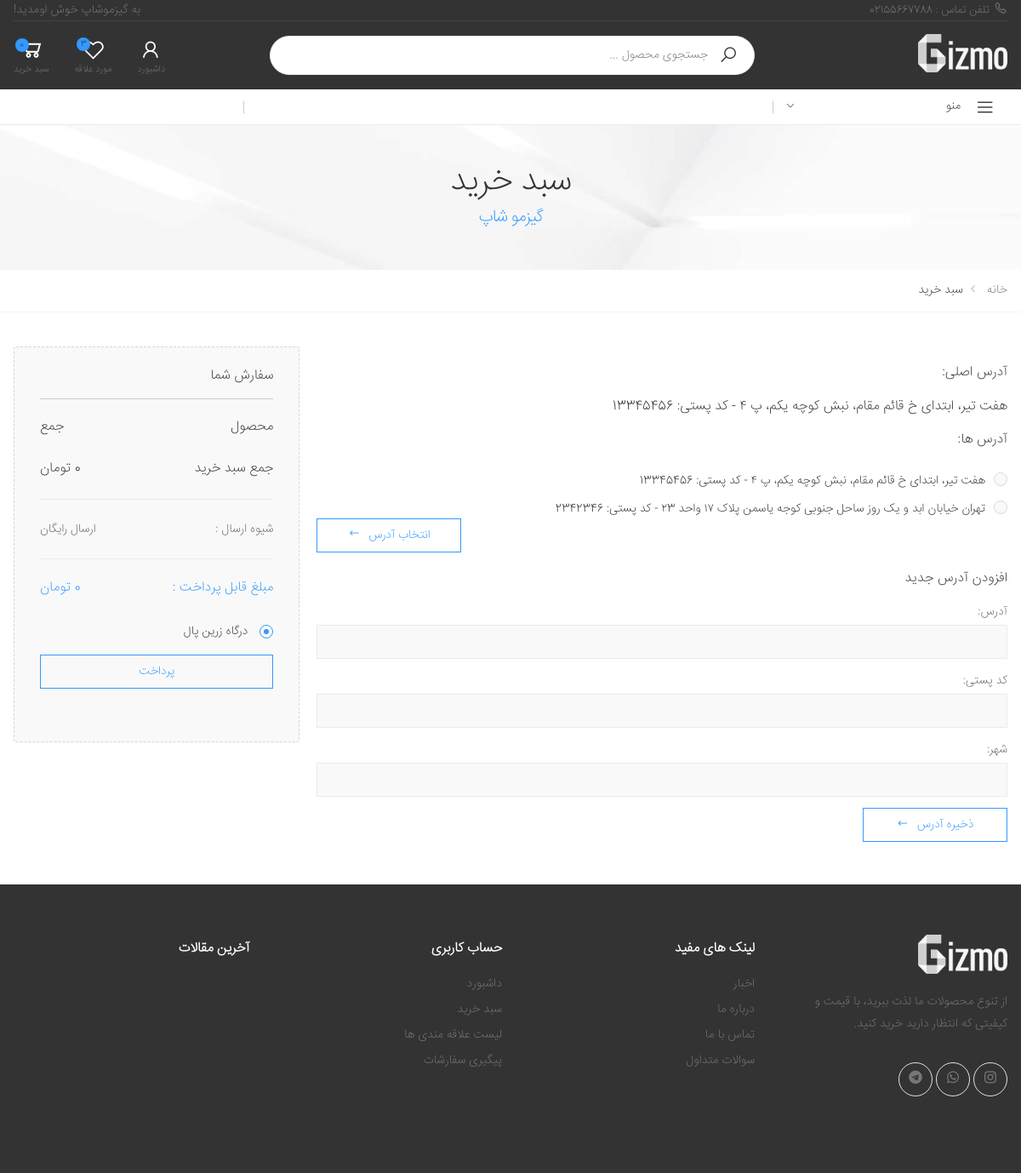
Page /cart/checkout/ (signed in) on the earlier database version.
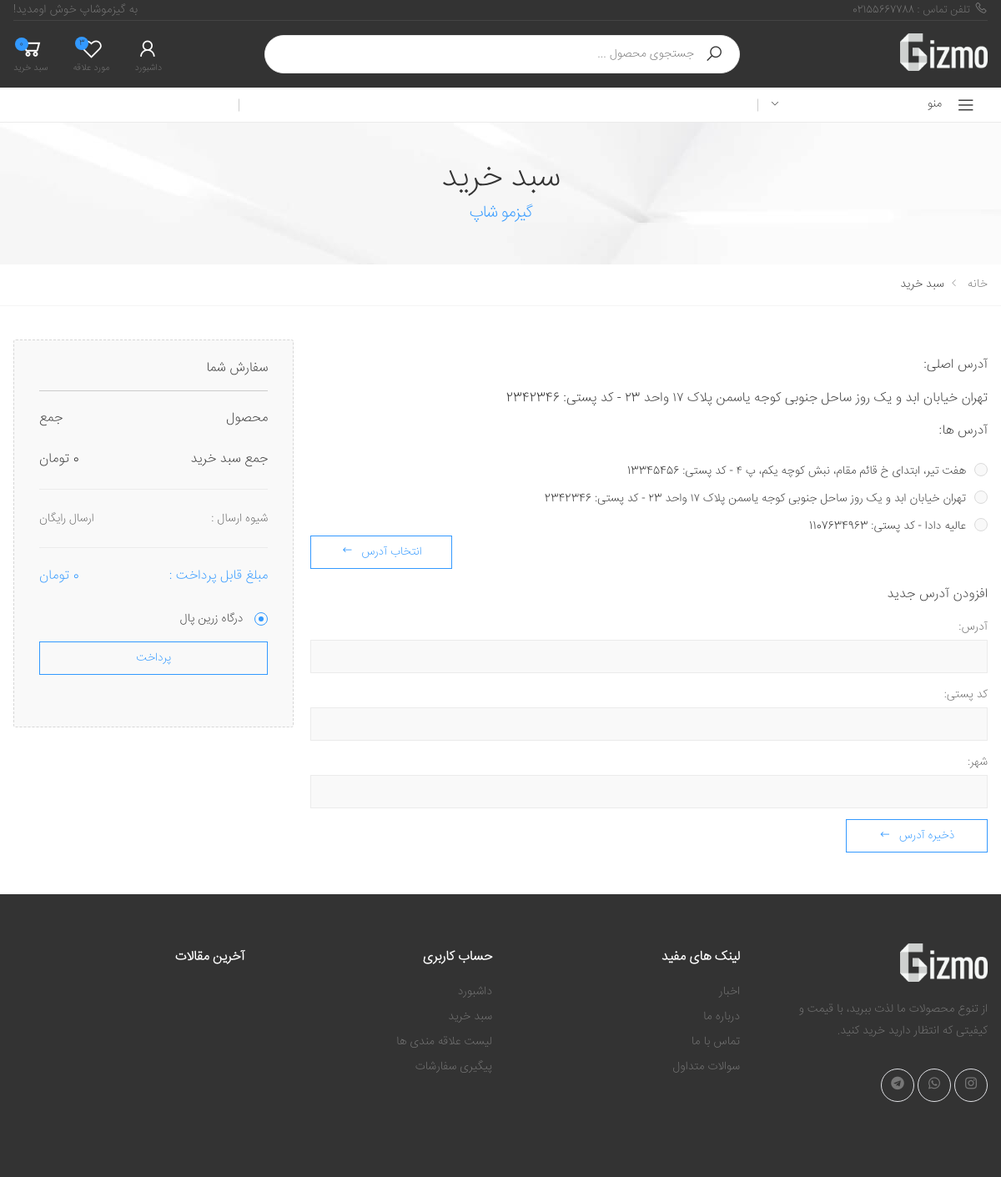
Same page on the later database version.
### accounts/models.py (models this page shows, shortened)
class Address(models.Model):
    user = models.ForeignKey(User, on_delete=models.CASCADE, related_name="addresses",limit_choices_to={'addresses__count__lte': 5})
    text = models.TextField()
    postal_code = models.CharField(max_length=10)
    city = models.CharField(max_length=50)
    phone_number = models.CharField(max_length=20,blank=True,null=True)
    current = models.BooleanField(default=False)

### cart/views.py (the view)
# urls.py: path('checkout/',checkout,name='checkout'),
@login_required
def checkout(request):
    wishlistAmount = 0
    if(request.user.is_authenticated):
        wishlistAmount = request.user.wishlist.all().count()
    cart = Cart(request)
    addressForm = AddressForm()
    return render(request,'cart/checkout.html',{'cart':cart,'wishlistAmount':wishlistAmount,'caddress':request.user.addresses.filter(current=True)[0],"addressForm":addressForm})

### accounts/forms.py
class AddressForm(forms.ModelForm):
    postal_code = forms.CharField(label="کد پستی", max_length=40, widget=forms.TextInput(attrs={'class': 'form-control'}))
    text = forms.CharField(label="آدرس", max_length=400, widget=forms.TextInput(attrs={'class': 'form-control'}))
    city = forms.CharField(label="شهر", max_length=400, widget=forms.TextInput(attrs={'class': 'form-control'}))
    class Meta:
        model = Address
        fields = ['text', 'postal_code', 'city']

### cart/cart.py (called while the page is built)
    def __iter__(self):
        cart = self.cart.copy()
        for key in cart:
            cart[key]['product'] = Product.objects.get(id=int(key.split('-')[0]))
        for item in cart.values():
            item['total_price'] = int(item['price'])*item['quantity']
            yield item

    def get_total_price(self):
        total = sum(int(item['price'])*item['quantity'] for item in self.cart.values())
        return total

    def get_count(self):
        return sum(1 for item in self.cart.values())

### cart/templates/cart/checkout.html (shortened to what this page needs)
{% extends 'facades/base.html' %}
{% load static %}
{% block css %}{% include 'facades/parts/css.html' %}{% endblock %}
{% block main %}
<main class="main">
{% include 'cart/parts/banner.html' %}
<div class="page-content">
                <div class="checkout">
                    <div class="container">
                            <div class="row">
                                <div class="col-lg-9">
                                    <h2 class="checkout-title">آدرس اصلی:</h2>
                                        <h6 class="checkout-title">{{caddress.text}} - کد پستی: {{caddress.postal_code}}</h3>
                                    <h2 class="checkout-title">آدرس ها:</h2>
                                    <form class="" action="{% url 'accounts:change_main_address' %}" method="post">{% csrf_token %}
                                    {% for address in request.user.addresses.all %}
                                    <div class="custom-control custom-radio">
                                        <label class="custom-control-label" for="{{address.id}}">{{address.text}} - کد پستی: {{address.postal_code}}</label>
                                    </div>
                                    {% endfor %}
                                        <button type="submit" class="btn btn-outline-primary-2">
                                                <span>انتخاب آدرس</span>
                                                <i class="icon-long-arrow-left"></i>
                                            </button>
                                    </form>
                                    <h2 class="checkout-title">افزودن آدرس جدید</h2>
                                    <form action="{% url 'accounts:add_address' %}" method="post"> {% csrf_token %}
                                        {{addressForm}}
                                        <button type="submit" class="btn btn-outline-primary-2 float-right">
                                            <span>ذخیره آدرس</span>
                                            <i class="icon-long-arrow-left"></i>
                                        </button>
                                    </form>
                                </div>
                                <aside class="col-lg-3">
                                    <div class="summary">
                                        <h3 class="summary-title">سفارش شما</h3>
                                        <table class="table table-summary">
                                            <thead>
                                                <tr>
                                                    <th>محصول</th>
                                                    <th class="text-left">جمع</th>
                                                </tr>
                                            </thead>
                                            <tbody>
                                                <tr class="summary-subtotal">
                                                    <td>جمع سبد خرید</td>
                                                    <td class="text-left">{{cart.get_total_price}} تومان</td>
                                                </tr>
                                                <tr>
                                                    <td>شیوه ارسال : </td>
                                                    <td class="text-left">ارسال رایگان</td>
                                                </tr>
                                                <tr class="summary-total">
                                                    <td>مبلغ قابل پرداخت :</td>
                                                    <td class="text-left">{{cart.get_total_price}} تومان</td>
                                                </tr>
                                            </tbody>
                                        </table>
                                        <div class="accordion-summary" id="accordion-payment">
                                            <div class="card">
                                                <div class="card-header" id="heading-1">
                                                    <h2 class="card-title">
                                                        <a role="button" data-toggle="collapse" href="#collapse-1"
                                                            aria-expanded="true" aria-controls="collapse-1">
                                                            درگاه زرین پال
                                                        </a>
                                                    </h2>
                                                </div>
                                                <div id="collapse-1" class="collapse show" aria-labelledby="heading-1"
                                                    data-parent="#accordion-payment">
                                                    <div class="card-body">
                                                    </div>
                                                </div>
                                            </div>
                                            <a href="{% url 'orders:order_create' caddress.id %}" class="btn btn-outline-primary-2 btn-order btn-block">پرداخت</a>
                                        </div>
                                </aside>
                            </div>
                    </div>
                </div>
            </div>
        </main>
{% endblock %}

### facades/templates/facades/base.html (shortened to what this page needs)
{% load static %}
<!DOCTYPE html>
<html lang="en" dir="rtl">
<head>
    <link rel="stylesheet" href="{% static 'facades/css/bootstrap.min.css' %}">
    <link rel="stylesheet" href="{% static 'facades/css/bootstrap-rtl.min.css' %}">
    <link rel="stylesheet" href="{% static 'facades/css/plugins/owl-carousel/owl.carousel.css' %}">
    <link rel="stylesheet" href="{% static 'facades/css/plugins/magnific-popup/magnific-popup.css' %}">
    <link rel="stylesheet" href="{% static 'facades/css/myCss.css' %}">
    {% block css %}{% endblock %}
</head>
<body>
  <div class="page-wrapper">
  {% include 'facades/parts/black_header.html' %}
  <main class="main">
  {% block main %}
  {% endblock %}
    </main>
  {% include 'facades/parts/footer.html' %}
</div>
</body>
</html>

### facades/templates/facades/parts/css.html
{% load static %}
<link rel="stylesheet" href="{% static 'facades/css/style.css' %}">

### facades/templates/facades/parts/black_header.html (shortened to what this page needs)
{% load static %}
<header class="header header-intro-clearance header-3">
    <div class="header-top">
        <div class="container">
                    <div class="header-left">
                        <a href=""><i class="icon-phone"></i>تلفن تماس : 02155667788</a>
                    </div>
                    <div class="header-right">
                        <ul class="top-menu">
                            <li>
                                <ul>
                                    <li><p> به گیزموشاپ خوش اومدید! </li></p>
                                </ul>
                            </li>
                        </ul>
                    </div>
                </div>
    </div>
    <div class="header-middle" style="height: 8rem;">
        <div class="container" style="height: 8rem;">
            <div class="header-left">
                <a href="{% url 'facades:home' %}" class="logo">
                    <img src="{% static 'facades/images/gizmo_dark_typo01.png' %}" alt="Logo image" width="105" height="25">
                </a>
            </div>
            <div class="header-center">
                <div class="header-search header-search-extended header-search-visible d-none d-lg-block">
                    <form action="{% url 'stuff:product_search' 1 %}" method="GET">
                      <div class="header-search-wrapper search-wrapper-wide">
                        <button class="btn btn-primary" type="submit"><i class="icon-search"></i></button>
                        <input type="search" class="form-control" name="query" id="query" placeholder="جستجوی محصول ..." required>
                      </div>
                    </form>
                  </div>
            </div>
            <div class="header-right">
              {% if request.user.is_authenticated %}
              <div class="wishlist">
                  <a href="{% url 'facades:dashboard' %}">
                      <div class="icon">
                          <i class="icon-user"></i>
                      </div>
                      <p>داشبورد</p>
                  </a>
              </div>
              <div class="wishlist">
                            <a href="{% url 'stuff:showWishList' 1 %}" title="لیست محصولات مورد علاقه شما">
                                <div class="icon">
                                    <i class="icon-heart-o"></i>
                                    <span class="wishlist-count badge">{{wishlistAmount}}</span>
                                </div>
                                <p>مورد علاقه</p>
                            </a>
                  </div>
                <div class="dropdown cart-dropdown">
                    <a href="{% url 'cart:detail' %}" class="dropdown-toggle" role="button" data-toggle="dropdown"
                        aria-haspopup="true" aria-expanded="false" data-display="static">
                        <div class="icon">
                            <i class="icon-shopping-cart"></i>
                            <span class="cart-count">{{cart.get_count}}</span>
                        </div>
                        <p>سبد خرید</p>
                    </a>
                </div>
                {% endif %}
            </div>
        </div>
    </div>
    <div class="header-bottom sticky-header">
        <div class="container">
            <div class="header-left">
                <div class="dropdown category-dropdown">
                    <a href="#" class="dropdown-toggle" role="button" data-toggle="dropdown"
                        aria-haspopup="true" aria-expanded="false" data-display="static"
                        title="دسته بندی فروشگاه">
                        منو <i class="icon-angle-down"></i>
                    </a>
                </div>
            </div>
            <div class="header-right">
            </div>
        </div>
    </div>
</header>

### cart/templates/cart/parts/banner.html
{% load static %}
    <div class="page-header text-center" style="background-image: url({% static 'cart/images/page-header-bg.jpg' %})">
        <div class="container">
            <h1 class="page-title">سبد خرید <span>گیزمو شاپ</span></h1>
        </div>
    </div>
    <nav aria-label="breadcrumb" class="breadcrumb-nav">
        <div class="container">
            <ol class="breadcrumb">
                <li class="breadcrumb-item"><a href="{% url 'facades:home' %}">خانه</a></li>
                <li class="breadcrumb-item active" aria-current="page">سبد خرید</li>
            </ol>
        </div>
    </nav>

### facades/templates/facades/parts/sur.html (shortened to what this page needs)
{% load static %}

### facades/templates/facades/parts/footer.html (shortened to what this page needs)
{% load static %}
<footer class="footer footer-dark">
    <div class="footer-middle">
        <div class="container">
            <div class="row" >
                <div class="col-sm-6 col-lg-3" style="height: 25rem;">
                    <div class="widget widget-about" >
                        <img src="{% static 'facades/images/gizmo_dark_typo01.png' %}" class="footer-logo" alt="Footer Logo"
                            width="105" height="45" >
                        <p>از تنوع محصولات ما لذت ببرید، با قیمت و کیفیتی که انتظار دارید خرید کنید.</p>
                        <div class="social-icons" >
                            <a href="https://www.instagram.com/gizmoshop.ir/" class="social-icon" title="اینستاگرام" target="_blank"><i
                                  class="icon-instagram"></i></a>
                            <a href="#" class="social-icon" title="واتساپ" target="_blank"><i
                                    class="icon-whatsapp"></i></a>
                            <a href="#" class="social-icon" title="تلگرام" target="_blank"><i
                                    class="icon-telegram"></i></a>
                        </div>
                    </div>
                </div>
                <div class="col-sm-6 col-lg-3">
                    <div class="widget">
                        <h4 class="widget-title">لینک های مفید</h4>
                        <ul class="widget-list">
                            <li><a href="{% url 'blog:home_blog' %}">اخبار</a></li>
                            <li><a href="{% url 'facades:aboutUs' %}">درباره ما</a></li>
                            <li><a href="{% url 'facades:contact' %}">تماس با ما</a></li>
                            <li><a href="{% url 'facades:FAQ' %}">سوالات متداول</a></li>
                        </ul>
                    </div>
                </div>
                <div class="col-sm-6 col-lg-3">
                    <div class="widget">
                        <h4 class="widget-title">حساب کاربری</h4>
                        <ul class="widget-list">
                            <li><a href="{% url 'facades:dashboard' %}">داشبورد</a></li>
                            <li><a href="{% url "cart:detail" %}">سبد خرید</a></li>
                            <li><a href="{% url "stuff:showWishList" 1 %}">لیست علاقه مندی ها</a></li>
                            <li><a href="{% url "facades:dashboard" %}">پیگیری سفارشات</a></li>
                        </ul>
                    </div>
                </div>
                <div class="col-sm-6 col-lg-3">
                    <div class="widget">
                        <h4 class="widget-title">آخرین مقالات</h4>
                    </div>
                </div>
            </div>
        </div>
    </div>
</footer>

### facades/templates/facades/parts/mobile.html (shortened to what this page needs)
{% load static %}

Differences in the rows shown:
added Address: text "عالیه دادا", postal_code "1107634963"
Other differences:
{{ caddress.text }}: "هفت تیر، ابتدای خ قائم مقام، نبش کوچه یکم، پ ۴" → "تهران خیابان ابد و یک روز ساحل جنوبی کوجه یاسمن پلاک ۱۷ واحد ۲3"
{{ caddress.postal_code }}: "13345456" → "2342346"
